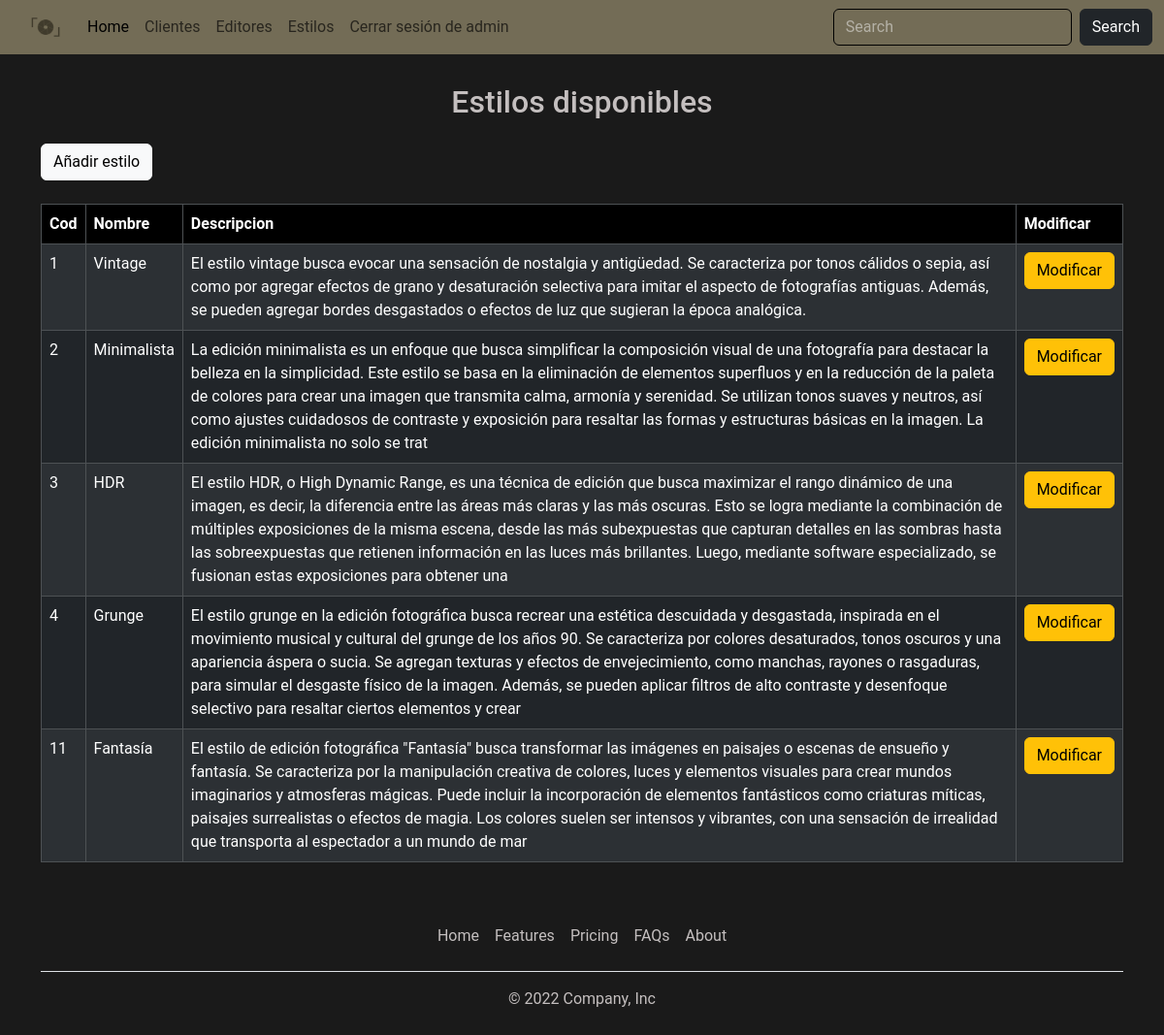
The app's page /controladores/admin_listar_estilos.php (signed in) with its own data.
### tables this page shows
CREATE TABLE `estilos` (
  `cod` bigint(20) NOT NULL,
  `nombre` varchar(100) NOT NULL,
  `descripcion` varchar(500) NOT NULL
);

### modelos/bd.php (called while the page is built)
<?php
class bd
{
    public static function conectar()
    {
        $conexion = new mysqli("localhost", "root", "", "requestify");
        $conexion->set_charset("utf8");
        return $conexion;
    }
}

### modelos/estilo.php (called while the page is built, shortened)
<?php
class estilo
{
    private $bd;
    public function __construct()
    {
        $this->bd = bd::conectar();
    }
    public function listarEstilos(){
        $listar = $this->bd->query("SELECT * from estilos where cod>0");
        $this->estilo = $listar->fetch_all(MYSQLI_ASSOC);
        return $this->estilo;
    }
}

### vistas/admin_listar_estilos.php (the view)
<section class="container mt-5 table-responsive">
    <?php
    echo "
    <h2 class='text-center my-4'>Estilos disponibles</h2>
    <a class='btn btn-light mb-4' href='../controladores/api.php'>Añadir estilo</a>
    <table class='table table-bordered table-dark table-striped'>
        <thead>
            <tr>
                <th scope='col'>Cod</th>
                <th scope='col'>Nombre</th>
                <th scope='col'>Descripcion</th>
                <th scope='col'>Modificar</th>
            </tr>
        </thead>
        <tbody>
    ";
    foreach ($estilos as  $value) {
        echo "
        <tr>
        <td> $value[cod] </td>
        <td> $value[nombre] </td>
        <td> $value[descripcion] </td>
        <td><a href='../controladores/admin_modificar_estilo.php?id=$value[cod]&nombre=$value[nombre]&descripcion=$value[descripcion]'>
                <button class='btn btn-warning' name='modificarCliente'>Modificar</button>
            </a>
        </td>
    </tr>
        ";
    }
    echo "
    </tbody>
    </table>
    ";
    ?>
</section>

### assets/styles/style.css (style rules this page uses)
* { padding: 0; margin: 0; box-sizing: border-box; }
body { margin: 0px; background-color: #1A1A1A; font-family: 'Roboto', sans-serif; color: rgb(196, 191, 191); }
body thead th { background-color: #000000 !important; }

### records on screen
estilos: cod "1", nombre "Vintage", descripcion "El estilo vintage busca evocar una sensación de nostalgia y antigüedad. Se caracteriza por tonos cálidos o sepia, así como por agregar efectos de grano y desaturación selectiva para imitar el aspecto de fotografías antiguas. Además, se pueden agregar bordes desgastados o efectos de luz que sugieran la época analógica."
estilos: cod "2", nombre "Minimalista", descripcion "La edición minimalista es un enfoque que busca simplificar la composición visual de una fotografía para destacar la belleza en la simplicidad. Este estilo se basa en la eliminación de elementos superfluos y en la reducción de la paleta de colores para crear una imagen que transmita calma, armonía y serenidad. Se utilizan tonos suaves y neutros, así como ajustes cuidadosos de contraste y exposición para resaltar las formas y estructuras básicas en la imagen. La edición minimalista no solo se trat"
estilos: cod "3", nombre "HDR", descripcion "El estilo HDR, o High Dynamic Range, es una técnica de edición que busca maximizar el rango dinámico de una imagen, es decir, la diferencia entre las áreas más claras y las más oscuras. Esto se logra mediante la combinación de múltiples exposiciones de la misma escena, desde las más subexpuestas que capturan detalles en las sombras hasta las sobreexpuestas que retienen información en las luces más brillantes. Luego, mediante software especializado, se fusionan estas exposiciones para obtener una"
estilos: cod "4", nombre "Grunge", descripcion "El estilo grunge en la edición fotográfica busca recrear una estética descuidada y desgastada, inspirada en el movimiento musical y cultural del grunge de los años 90. Se caracteriza por colores desaturados, tonos oscuros y una apariencia áspera o sucia. Se agregan texturas y efectos de envejecimiento, como manchas, rayones o rasgaduras, para simular el desgaste físico de la imagen. Además, se pueden aplicar filtros de alto contraste y desenfoque selectivo para resaltar ciertos elementos y crear"
estilos: cod "11", nombre "Fantasía", descripcion "El estilo de edición fotográfica \"Fantasía\" busca transformar las imágenes en paisajes o escenas de ensueño y fantasía. Se caracteriza por la manipulación creativa de colores, luces y elementos visuales para crear mundos imaginarios y atmosferas mágicas. Puede incluir la incorporación de elementos fantásticos como criaturas míticas, paisajes surrealistas o efectos de magia. Los colores suelen ser intensos y vibrantes, con una sensación de irrealidad que transporta al espectador a un mundo de mar"

### other values on screen
$_SESSION[nick] "admin"
